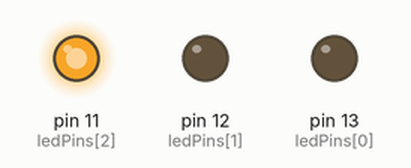
Simulated run of this sketch. Board: Arduino Uno, built with avr-gcc and run on an emulated ATmega328P. Shown: output pins drawn as LEDs (lit = HIGH). Random numbers use the default seed unless the sketch sets one.

Above: at 0.1 s.
At 10.1 s:
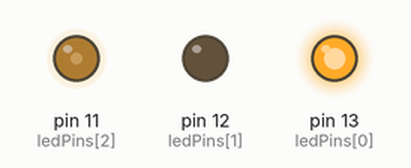
At 20.1 s:
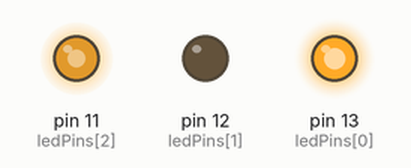
At 30.1 s:
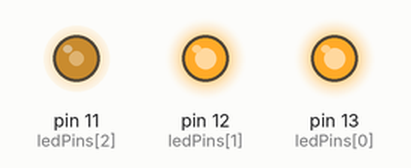
At 35.1 s:
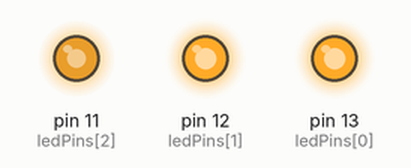
Timing chart, 0 to 36.6 s (numbered marks = the images above):
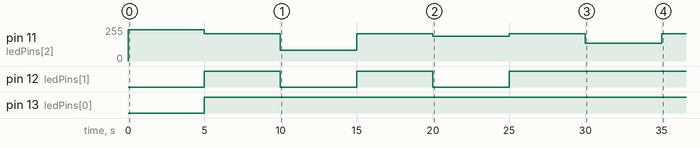

The sketch:

rgb-lights.ino
```cpp
const byte ledPins[] = {13, 12, 11}; // red == 13, green == 12, blue == 11
int red, green, blue;
int ledCount;

void setup() {
  ledCount = sizeof(ledPins);
  for (int i = 0; i < ledCount; i++) {
    pinMode(ledPins[i], OUTPUT);
  }
}

void loop() {
  // random rbg color generator
  red = random(0, 255);
  blue = random(0, 255);
  green = random(0, 255);
  setColor(red, green, blue);
  delay(5000);

  // the following set the color to sand (76, 70, 50)
  red = 76;
  blue = 50;
  green = 70;
  setColor(red, green, blue);
  delay(5000);
}

void setColor(byte red, byte green, byte blue) {
  analogWrite(ledPins[0], 255 - red);
  analogWrite(ledPins[1], 255 - green);
  analogWrite(ledPins[2], 255 - blue);
}
```

Measured:
- by itself, pin 12 (ledPins[1]): alternates HIGH for 5.0 s and LOW for 5.0 s, 5 changes in all, then stays HIGH
- by itself, pin 13 (ledPins[0]): LOW → HIGH at 5.0 s
- by itself, pin 11 (ledPins[2]): 0/255 → 236/255 at 0.00 s, → 205/255 5.0 s later, → 80/255 5.0 s later, → 205/255 5.0 s later, … (8 changes in this stretch)
